Frame 1 (no input): blank canvas, image omitted
Frame 60 (the mouse pressed at the canvas centre just before this capture): blank canvas, image omitted
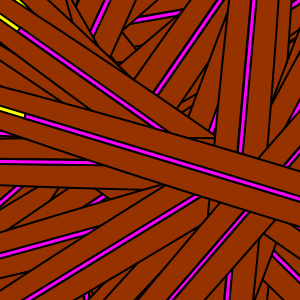
Frame 120 (the mouse held since frame 60 and released just before this capture)

The Processing sketch whose frames 1 and 60 were blank and that drew this single picture after the mouse press (run headless with seeded random() and noise(); from frame 60 on, the mouse is pressed at the canvas centre):

// Processing sketch: processing_58161
// ── processing_58161.pde

Stick[] sticks = new Stick[575];


void setup() {
  size(300, 300); 
  smooth();
  rectMode(CENTER);

  for (int i=0; i < sticks.length; i++) {
    float W = random(width/2);
    float H = random(height/2);
    float r = random(TWO_PI/2);
    sticks[i] = new Stick(W, H, r);
  }
}

void draw() {
  background(0, 30, 204);
  fill(255);
  int numRect = int(map(mouseX, 0, height, 1, sticks.length));

  for (int i=10; i < numRect; i+=5) {

    sticks[i].display();

    sticks[i].animate();
  }
}


class Stick {
  float W;
  float H;
  float R; 

  Stick( float x, float y, float rotation ) {
    this.W = W;
    this.H = H;
    this.R = rotation;
  } 

  void display() {
    rectMode(CENTER);
    strokeWeight(2); 
    fill(mouseY, 50, 0); 
    translate(this.W+40, this.H-10);
    rotate(this.R);
    ellipse(10, 10, 53, 1000);
    fill(255, 255, 0); 
    rect(10, 0, 5, 1000); 
    fill(255, 0, 255); 
    rect(10, 10, 5, 560);
  }

  void animate() {
    this.R += 0.002;
  }
}
